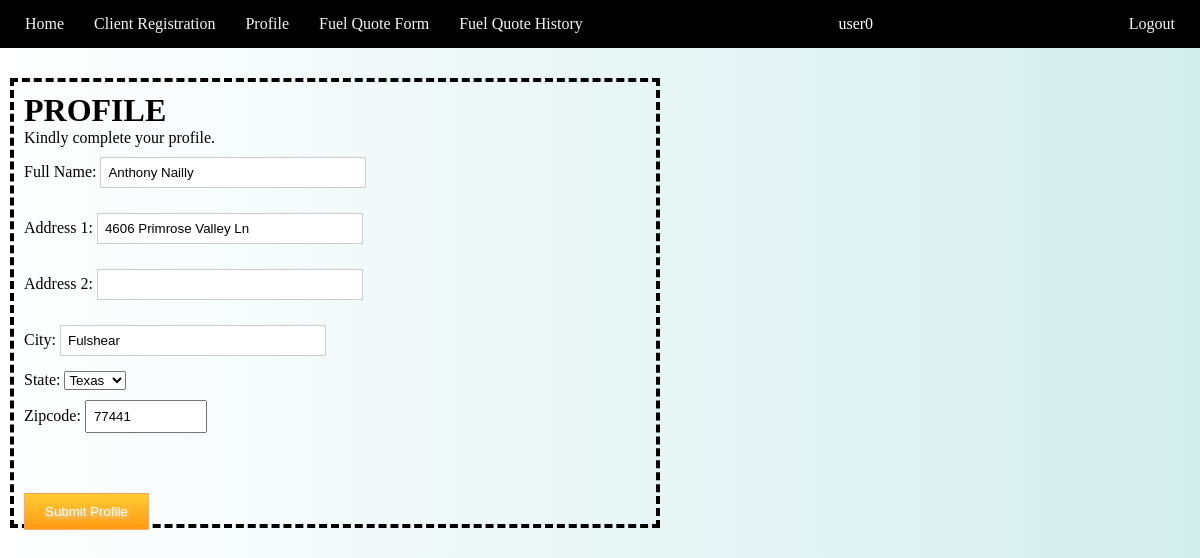
/profile/ (signed in), run on an earlier commit of the app's database.
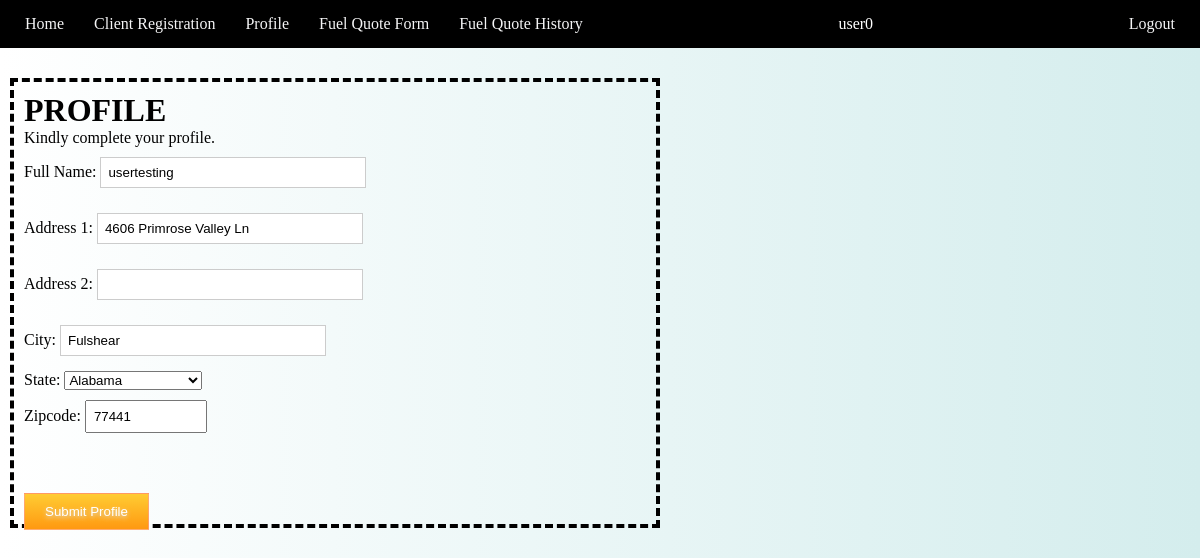
And on a later commit of the database.
### app/models.py (models this page shows, shortened)
class Profile(models.Model):
    US_STATES = (('AL', 'Alabama'), ('AK', 'Alaska'), ('AZ', 'Arizona'),
                 ('AR', 'Arkansas'), ('CA', 'California'), ('CO', 'Colorado'),
                 ('CT', 'Connecticut'), ('DE', 'Delaware'), ('DC', 'District of Columbia'),
                 ('FL', 'Florida'), ('GA', 'Georgia'), ('HI', 'Hawaii'), ('ID', 'Idaho'),
                 ('IL', 'Illinois'), ('IN', 'Indiana'), ('IA', 'Iowa'), ('KS', 'Kansas'),
                 ('KY', 'Kentucky'), ('LA', 'Louisiana'), ('ME', 'Maine'), ('MD', 'Maryland'),
                 ('MA', 'Massachusetts'), ('MI', 'Michigan'), ('MN', 'Minnesota'),
                 ('MS', 'Mississippi'), ('MO', 'Missouri'), ('MT', 'Montana'), ('NE', 'Nebraska'),
                 ('NV', 'Nevada'), ('NH', 'New Hampshire'), ('NJ', 'New Jersey'), ('NM', 'New Mexico'),
                 ('NY', 'New York'),
                 ('NC', 'North Carolina'), ('ND', 'North Dakota'), ('OH', 'Ohio'), ('OK', 'Oklahoma'), ('OR', 'Oregon'),
                 ('PA', 'Pennsylvania'), ('RI', 'Rhode Island'), ('SC', 'South Carolina'),
                 ('SD', 'South Dakota'), ('TN', 'Tennessee'), ('TX', 'Texas'), ('UT', 'Utah'),
                 ('VT', 'Vermont'), ('VA', 'Virginia'), ('WA', 'Washington'),
                 ('WV', 'West Virginia'), ('WI', 'Wisconsin'), ('WY', 'Wyoming'))
    user = models.OneToOneField(User, on_delete=models.CASCADE)
    full_Name = models.CharField(max_length=50, default='', blank=False)
    address_1 = models.CharField(max_length=100, default='', blank=False)
    address_2 = models.CharField(max_length=100, default='', blank=True)
    city = models.CharField(max_length=100, default='', blank=False)
    state = models.ForeignKey(State, on_delete=models.CASCADE, null=True, blank=False)
    zipcode = models.PositiveIntegerField(null=True, blank=True, validators=[MaxValueValidator(999999999), MinValueValidator(9999)])

### app/views.py (the view)
# urls.py: path('profile/', views.profile_edit, name='edit_profile'),
@login_required
def profile_edit(request):
    form = ProfileForm(request.POST or None, instance=request.user.profile)
    if request.method == 'POST':
        if form.is_valid():
            form.save()
            return redirect('app:edit_profile')
    context = {
        'form': form
    }
    print(form.errors)
    return render(request, 'app/edit_profile.html', context)

### app/forms.py
class ProfileForm(forms.ModelForm):
    class Meta:
        model = Profile
        fields = ['full_Name', 'address_1', 'address_2', 'city', 'state', 'zipcode']
        widgets = {
            'zipcode': forms.NumberInput(attrs={
                'required': True, 'min': 9999, 'max': 999999999,
                'maxlength': 9,
                'oninput': 'javascript: if (this.value.length > this.maxLength) this.value = this.value.slice(0, this.maxLength);'
                }),
            'full_name': forms.TextInput(attrs={'maxlength': 50}),
            'address_1': forms.TextInput(attrs={'maxlength': 100}),
            'address_2': forms.TextInput(attrs={'maxlength': 100}),
            'city': forms.TextInput(attrs={'maxlength': 100}),
        }

### app/models.py (called while the page is built)
    def __str__(self):
        return self.name

### templates/app/edit_profile.html (shortened to what this page needs)
{% extends 'base.html' %}
{% load static %}
{% block content %}
    <div id="profile">
        <h1>Profile</h1>
        <p>Kindly complete your profile.</p>
        <label>
            <form method="post">
                {{form.as_p}}
                <button class="button1">Submit Profile</a><br>
            </form>
        </label>
    </div>
{% endblock %}

What changed in the data, as far as the page shows it:
changed Profile "4606 Primrose Valley Ln": full_Name "Anthony Nailly" → "usertesting"; state "Texas" → "Alabama"
